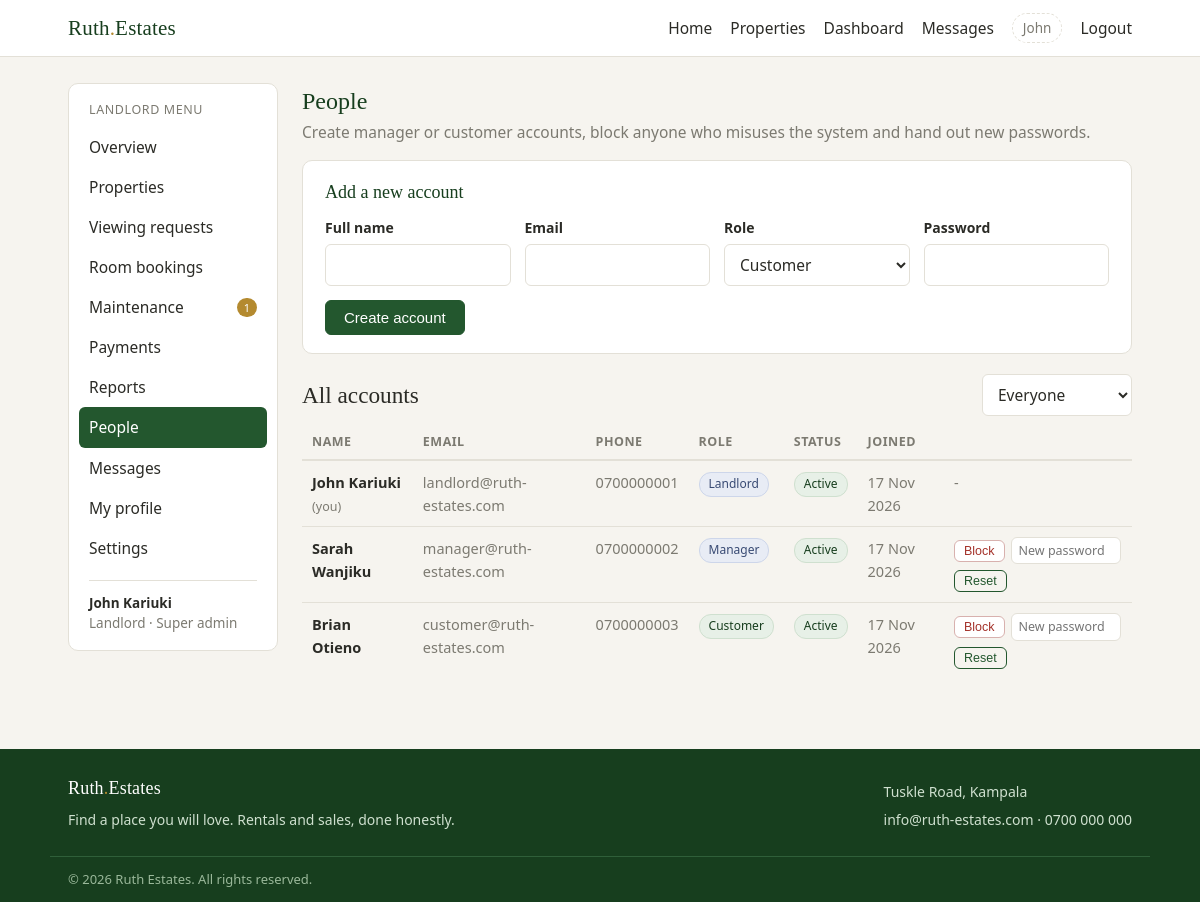
/landlord/users.php (signed in), run on the app's committed database.
### tables this page shows
CREATE TABLE users (
  id INT AUTO_INCREMENT PRIMARY KEY,
  name VARCHAR(80) NOT NULL,
  email VARCHAR(120) NOT NULL UNIQUE,
  phone VARCHAR(20) DEFAULT NULL,
  password_hash VARCHAR(255) NOT NULL,
  role ENUM('customer','manager','landlord') NOT NULL DEFAULT 'customer',
  status ENUM('active','blocked') NOT NULL DEFAULT 'active',
  created_at TIMESTAMP NOT NULL DEFAULT CURRENT_TIMESTAMP
);

### landlord/users.php (the view, shortened to what this page needs)
<?php
require_once dirname(__DIR__) . '/config/db.php';
$me = auth_user();
$roleFilter = $_GET['role'] ?? '';
$sql = 'SELECT u.*, (SELECT COUNT(*) FROM properties p WHERE p.manager_id = u.id) AS listed FROM users u';
if (in_array($roleFilter, ['customer', 'manager', 'landlord'], true)) {
    $sql .= ' WHERE u.role = :role';
    $stmt = $pdo->prepare($sql);
    $stmt->execute([':role' => $roleFilter]);
} else {
    $stmt = $pdo->query($sql . ' ORDER BY u.created_at DESC');
}
$users = $stmt->fetchAll();
include dirname(__DIR__) . '/includes/header.php';
?>
<div class="dash-layout">
<?php include __DIR__ . '/menu.php'; ?>
<main class="dash-main">
  <h1>People</h1>
  <p class="muted">Create manager or customer accounts, block anyone who misuses the system and hand out new passwords.</p>
  <div class="panel">
    <h2>Add a new account</h2>
    <form method="post" class="field-row field-row-4">
      <div><label for="new_name">Full name</label><input type="text" id="new_name" name="new_name" required></div>
      <div><label for="new_email">Email</label><input type="email" id="new_email" name="new_email" required></div>
      <div>
        <label for="new_role">Role</label>
        <select id="new_role" name="new_role">
          <option value="customer">Customer</option>
        </select>
      </div>
      <div><label for="new_password">Password</label><input type="text" id="new_password" name="new_password" required minlength="6"></div>
      <button class="btn" type="submit">Create account</button>
    </form>
  </div>
  <div class="panel-head">
    <h2>All accounts</h2>
    <form method="get" class="filter-bar slim">
      <select name="role" onchange="this.form.submit()">
        <option value="">Everyone</option>
      </select>
    </form>
  </div>
  <div class="table-wrap">
  <table class="table">
    <thead><tr><th>Name</th><th>Email</th><th>Phone</th><th>Role</th><th>Status</th><th>Joined</th><th></th></tr></thead>
    <tbody>
    <?php foreach ($users as $u): ?>
      <?php $isMe = (int) $u['id'] === (int) $me['id']; ?>
      <tr>
        <td><b><?php echo esc($u['name']); ?></b><?php echo $isMe ? ' <small class="muted">(you)</small>' : ''; ?></td>
        <td class="muted"><?php echo esc($u['email']); ?></td>
        <td class="muted"><?php echo esc($u['phone'] ?: '-'); ?></td>
        <td><?php echo status_badge($u['role']); ?></td>
        <td><?php echo status_badge($u['status']); ?></td>
        <td class="muted"><?php echo esc(friendly_date($u['created_at'])); ?></td>
        <td class="cell-actions">
          <?php if (!$isMe && $u['role'] !== 'landlord'): ?>
            <form class="inline-actions" method="post">
              <button class="btn btn-tiny <?php echo $u['status'] === 'active' ? 'btn-danger' : 'btn-outline'; ?>" name="action" value="toggle" type="submit"
                      data-confirm="<?php echo $u['status'] === 'active' ? 'Block this account? They will no longer be able to log in.' : 'Unblock this account?'; ?>">
                <?php echo $u['status'] === 'active' ? 'Block' : 'Unblock'; ?>
              </button>
              <input class="input-tiny" type="password" name="password" placeholder="New password" minlength="6">
              <button class="btn btn-tiny btn-outline" name="action" value="reset" type="submit"
                      data-confirm="Replace this user's password?">Reset</button>
            </form>
          <?php elseif ($isMe): ?>
            <span class="muted">-</span>
          <?php else: ?>
            <span class="muted">Protected</span>
          <?php endif; ?>
        </td>
      </tr>
    <?php endforeach; ?>
    </tbody>
  </table>
  </div>
</main>
</div>
<?php include dirname(__DIR__) . '/includes/footer.php'; ?>

### includes/header.php (shortened to what this page needs)
<?php
$user = auth_user();
$unread = unread_total();
?>
<!DOCTYPE html>
<html lang="en">
<head>
<link rel="stylesheet" href="<?php echo ROOT_URL; ?>assets/css/style.css">
</head>
<body>
<nav class="topbar">
  <div class="container topbar-inner">
    <a class="brand" href="<?php echo ROOT_URL; ?>index.php">Ruth<span>.</span>Estates</a>
    <div class="nav-links" id="navLinks">
      <a href="<?php echo ROOT_URL; ?>index.php">Home</a>
      <a href="<?php echo ROOT_URL; ?>properties.php">Properties</a>
      <?php if ($user): ?>
        <a href="<?php echo dashboard_url(); ?>">Dashboard</a>
        <a href="<?php echo messages_url(); ?>" class="nav-msg">Messages<?php echo $unread ? ' <span class="pill">' . $unread . '</span>' : ''; ?></a>
        <span class="nav-user"><?php echo esc(explode(' ', $user['name'])[0]); ?></span>
        <a href="<?php echo ROOT_URL; ?>logout.php">Logout</a>
      <?php else: ?>
        <a href="<?php echo ROOT_URL; ?>login.php">Login</a>
        <a href="<?php echo ROOT_URL; ?>register.php" class="btn btn-small">Get started</a>
      <?php endif; ?>
    </div>
  </div>
</nav>
<div class="container main-area">

### landlord/menu.php (shortened to what this page needs)
<?php
$openMaintenance = (int) $pdo->query('SELECT COUNT(*) FROM maintenance_requests WHERE status IN ("open", "in_progress")')->fetchColumn();
$links = [
    ROOT_URL . 'landlord/dashboard.php' => 'Overview',
    ROOT_URL . 'manager/properties.php' => 'Properties',
    ROOT_URL . 'manager/inquiries.php' => 'Viewing requests',
    ROOT_URL . 'manager/bookings.php' => 'Room bookings',
    ROOT_URL . 'manager/maintenance.php' => 'Maintenance',
    ROOT_URL . 'manager/payments.php' => 'Payments',
    ROOT_URL . 'manager/reports.php' => 'Reports',
    ROOT_URL . 'landlord/users.php' => 'People',
    ROOT_URL . 'manager/messages.php' => 'Messages',
    ROOT_URL . 'manager/profile.php' => 'My profile',
    ROOT_URL . 'manager/settings.php' => 'Settings',
];
$current = basename($_SERVER['SCRIPT_NAME']);
?>
<aside class="dash-menu">
  <p class="menu-title">Landlord menu</p>
  <ul>
    <?php foreach ($links as $file => $label): ?>
      <li>
        <a href="<?php echo $file; ?>"<?php echo $current === basename($file) ? ' class="active"' : ''; ?>>
          <?php
          echo esc($label);
          if (str_ends_with($file, 'maintenance.php') && $openMaintenance) {
              echo ' <span class="pill">' . $openMaintenance . '</span>';
          }
          ?>
        </a>
      </li>
    <?php endforeach; ?>
  </ul>
  <div class="menu-user">
    <p><b><?php echo esc(auth_user()['name']); ?></b></p>
    <p class="muted">Landlord &middot; Super admin</p>
  </div>
</aside>

### includes/functions.php (shortened to what this page needs)
<?php
function esc($value)
{
    return htmlspecialchars((string) $value, ENT_QUOTES, 'UTF-8');
}
function auth_user()
{
    return $_SESSION['user'] ?? null;
}
function dashboard_url()
{
    $user = auth_user();
    return ROOT_URL . $user['role'] . '/dashboard.php';
}
function messages_url()
{
    $user = auth_user();
    $folder = $user['role'] === 'customer' ? 'customer' : 'manager';
    return ROOT_URL . $folder . '/messages.php';
}
function unread_total()
{
    global $pdo;
    $user = auth_user();
    $stmt = $pdo->prepare('SELECT COUNT(*) FROM messages WHERE receiver_id = ? AND is_read = 0');
    $stmt->execute([$user['id']]);
    return (int) $stmt->fetchColumn();
}
function status_badge($status)
{
    $classes = ['pending' => 'badge badge-pending', 'approved' => 'badge badge-approved', 'rejected' => 'badge badge-rejected', 'available' => 'badge badge-approved', 'taken' => 'badge badge-muted', 'occupied' => 'badge badge-muted', 'maintenance' => 'badge badge-pending', 'active' => 'badge badge-approved', 'blocked' => 'badge badge-rejected', 'rent' => 'badge badge-muted', 'sale' => 'badge badge-muted', 'manager' => 'badge badge-admin', 'landlord' => 'badge badge-admin', 'customer' => 'badge badge-approved', 'paid' => 'badge badge-approved', 'cancelled' => 'badge badge-rejected', 'open' => 'badge badge-pending', 'in_progress' => 'badge badge-admin', 'resolved' => 'badge badge-approved', 'closed' => 'badge badge-muted', 'low' => 'badge badge-muted', 'normal' => 'badge badge-muted', 'high' => 'badge badge-pending', 'urgent' => 'badge badge-rejected'];
    $labels = ['in_progress' => 'In progress', 'mobile_money' => 'Mobile money'];
    return '<span class="' . ($classes[$status] ?? 'badge badge-muted') . '">' . esc($labels[$status] ?? ucfirst($status)) . '</span>';
}
function friendly_date($timestamp)
{
    $timestamp = trim((string) $timestamp);
    return date('j M Y', strtotime($timestamp));
}

### data on the page
users: name "John", name "John Kariuki", shows "(you)", email "landlord@ruth-estates.com", phone "0700000001", role "Landlord Active", created_at "17 Nov 2026"
users: name "Sarah Wanjiku", email "manager@ruth-estates.com", phone "0700000002", role "Manager Active", created_at "17 Nov 2026", status "Block"
users: name "Brian Otieno", email "customer@ruth-estates.com", phone "0700000003", role "Customer Active", created_at "17 Nov 2026", status "Block"

### other printed values
$label "Overview"
$label "Properties"
$label "Viewing requests"
$label "Room bookings"
$label "Maintenance"
$openMaintenance "1"
$label "Payments"
$label "Reports"
$label "People"
$label "Messages"
$label "My profile"
$label "Settings"
app_setting('contact_address', 'Tuskle Road, Kampala') "Tuskle Road, Kampala"
app_setting('contact_email', 'info@ruth-estates.com') "info@ruth-estates.com"
app_setting('contact_phone', '0700 000 000') "0700 000 000"
